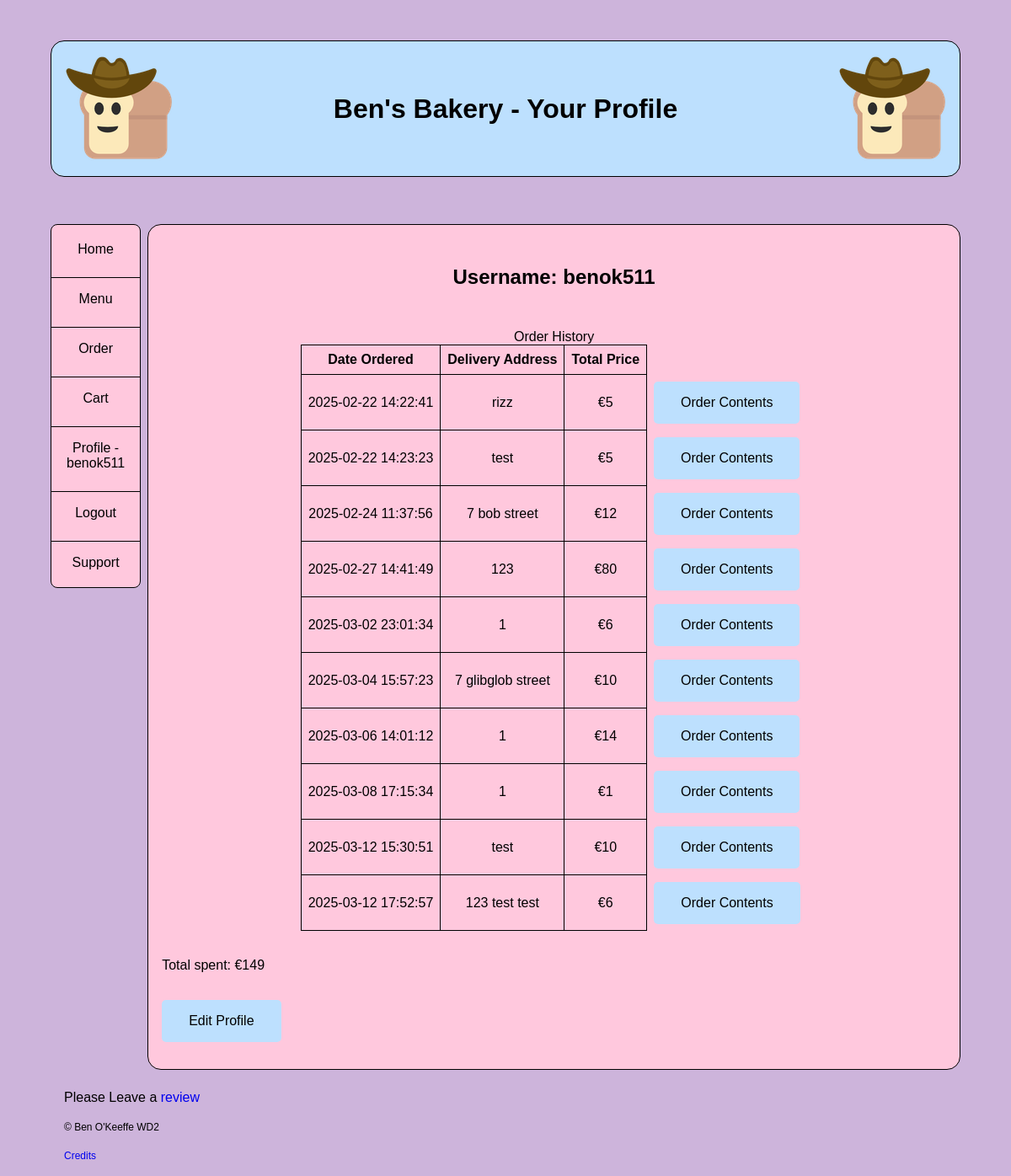
The app's page /view_profile (signed in) with its own data.
### tables this page shows
CREATE TABLE placed_order (
    order_num INTEGER PRIMARY KEY AUTOINCREMENT, 
    user_id TEXT NOT NULL,
    order_datetime DATETIME NOT NULL,
    order_address TEXT NOT NULL,
    instructions TEXT DEFAULT 'None',
    price INT NOT NULL, order_progress TEXT DEFAULT 'In Progress',
    FOREIGN KEY (user_id) REFERENCES customers(user_id)
);

### app.py (the view)
@app.route('/view_profile')
@login_required
def view_profile():
        db = get_db()
        order_details = db.execute('''SELECT * FROM placed_order WHERE user_id = ?''', (g.user,)).fetchall()
        total_spent = db.execute('''SELECT SUM(price) FROM placed_order WHERE user_id = ?''', (g.user,)).fetchone()
        return render_template('profile.html', order_details = order_details, total_spent = total_spent, title = 'Your Profile')

### app.py (called while the page is built)
@app.before_request
def load_logged_in_user():
    g.user = session.get('user_id',None)
    g.is_admin = session.get('is_admin',None)

def login_required(view):
    @wraps(view)
    def wrapped_view(*args, **kwargs):
        if g.user is None:
            return redirect(url_for('login', next = request.url))
        return view(*args, **kwargs)
    return wrapped_view

### database.py (called while the page is built)
def get_db():
    if 'db' not in g:
        g.db = sqlite3.connect(DATABASE,
                               detect_types=sqlite3.PARSE_DECLTYPES)
        g.db.row_factory = sqlite3.Row
    return g.db

### templates/profile.html
{% extends "base.html" %}
{% block main_content %}
<h2>Username: {{g.user}}</h2>
{% if order_details %}
<table>
    <caption>Order History</caption>
    <tr>
        <th scope="col">Date Ordered</th>
        <th scope="col">Delivery Address</th>
        <th scope="col">Total Price</th>
    </tr>
    {% for order in order_details %}
    <tr>
        <td>{{order['order_datetime']}}</td>
        <td>{{order['order_address']}}</td>
        <td>€{{order['price']}}</td>
        <td class="remove" ><a href="{{url_for('order_contents', id = order['order_num'] )}}" class="button">Order Contents</a></td>
    </tr>
    {%endfor%}
</table>
<p>Total spent: €{{total_spent['SUM(price)']}}</p>
{% else %}
<p>You haven't placed an order yet!</p>
{% endif %}
<p><a href="{{url_for('edit_profile')}}" class="button">Edit Profile</a></p>
{% endblock %}

### static/styles.css (style rules this page uses)
:root { font-family: sans-serif, 'Times New Roman', Times, serif; font-size: 16px; --colour: black; --mainbgcolour: #ffc8dd; --bgcolour: #cdb4db; --accentcolour: #ffafcc; --accentcolour2: #bde0fe; }
*, *:before, *:after { box-sizing: border-box; }
body { color: var(--colour); background-color: var(--bgcolour); display: grid; grid-template-columns: 1fr 9fr; grid-template-areas: "top top" "ml mr" "bottom bottom"; gap: 0.5em; width: 90%; margin: 0 auto; }
p { margin: 1em; }
.button { display: inline-block; padding: 1em 2em; background-color: var(--accentcolour2); color: var(--colour); text-decoration: none; border-radius: 5px; }
h1, h2, h3, h4, h5, h6 { text-align: center; }
.remove { border: none; }
main>* { margin: 2em 1em; }
table { border-collapse: collapse; margin: 0 auto; text-align: center; }
table { margin-top: 1em; margin-bottom: 1em; }
th,td { border: 1px solid black; padding: 0.5em; }
a { text-decoration: none; }

### records on screen
placed_order: order_datetime "2025-02-22 14:22:41", order_address "rizz", price "5"
placed_order: order_datetime "2025-02-22 14:23:23", order_address "test", price "5"
placed_order: order_datetime "2025-02-24 11:37:56", order_address "7 bob street", price "12"
placed_order: order_datetime "2025-02-27 14:41:49", order_address "123", price "80"
placed_order: order_datetime "2025-03-02 23:01:34", order_address "1", price "6"
placed_order: order_datetime "2025-03-04 15:57:23", order_address "7 glibglob street", price "10"
placed_order: order_datetime "2025-03-06 14:01:12", order_address "1", price "14"
placed_order: order_datetime "2025-03-08 17:15:34", order_address "1", price "1"
placed_order: order_datetime "2025-03-12 15:30:51", order_address "test", price "10"
placed_order: order_datetime "2025-03-12 17:52:57", order_address "123 test test", price "6"

### other values on screen
{{ title }} "Your Profile"
{{ g.user }} "benok511"
{{ total_spent['SUM(price)'] }} "149"
